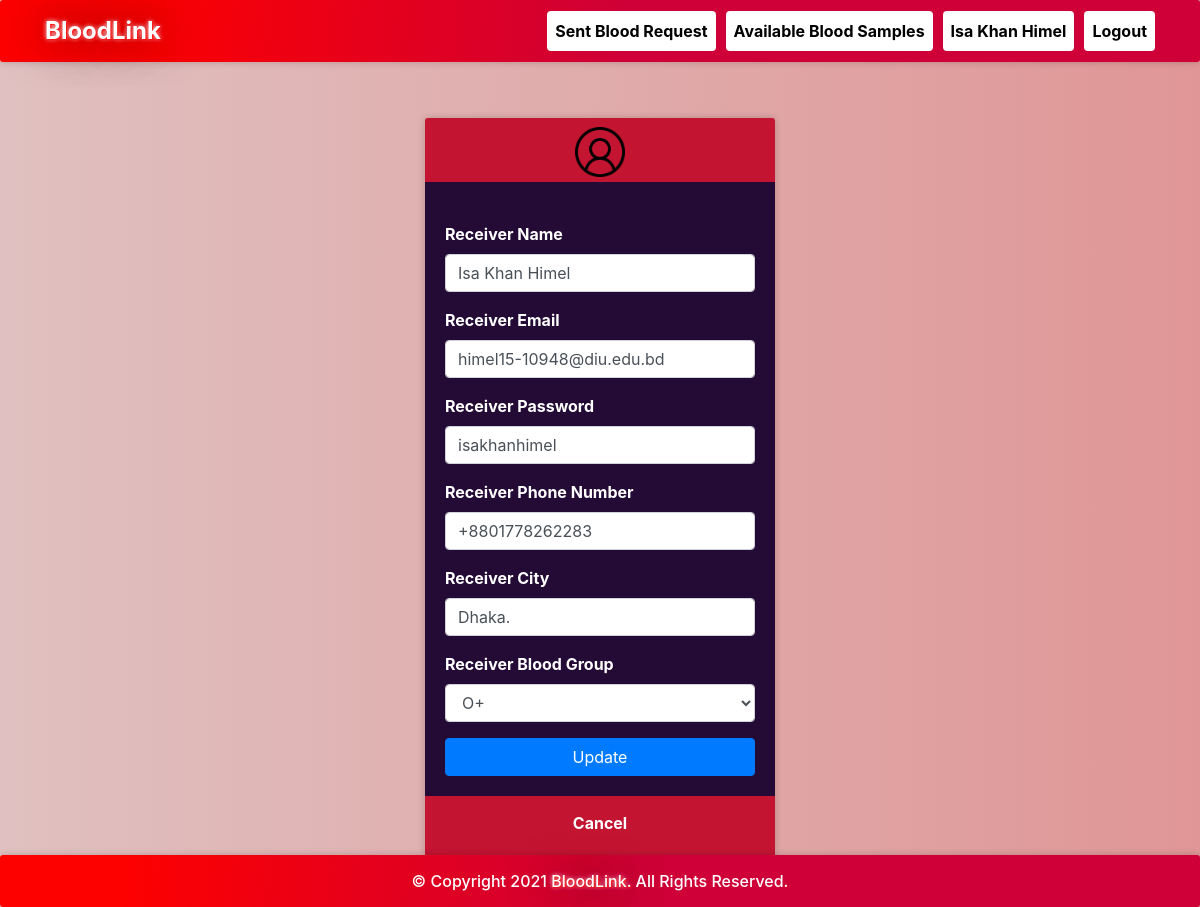
The app's page /rprofile.php (signed in) with its own data.
### tables this page shows
CREATE TABLE `receivers` (
  `id` int(11) NOT NULL,
  `rname` varchar(100) NOT NULL,
  `remail` varchar(100) NOT NULL,
  `rpassword` varchar(100) NOT NULL,
  `rphone` varchar(100) NOT NULL,
  `rbg` varchar(10) NOT NULL,
  `rcity` varchar(100) NOT NULL
);

### rprofile.php (the view, shortened to what this page needs)
<?php
require 'file/connection.php';
if(!isset($_SESSION['rid']))
{
  header('location:login.php');
}
else {
	if(isset($_SESSION['rid'])){
		$id=$_SESSION['rid'];
		$sql = "SELECT * FROM receivers WHERE id='$id'";
		$result = mysqli_query($conn, $sql);
		$row = mysqli_fetch_array($result);
	}
}
?>
<!DOCTYPE html>
<html>
<?php require 'head.php';?>
<body>
<?php require 'header.php'; ?>
<div class="container cont">
	<div class="row justify-content-center">
		<div class="col-lg-4 col-md-6 col-sm-8 mb-5">
			<div class="card card_rp">
				<div class="media justify-content-center mt-1">
					<img src="image/user.png" alt="profile" class="rc" width="60" height="60">
				</div>
				<div class="card-body">
				   <form action="file/updateprofile.php" method="post">
					   <label class="font-weight-bold" class="text-muted font-weight-bold">Receiver Name</label>
					<input type="text" name="rname" value="<?php echo $row['rname']; ?>" class="form-control mb-3">
					<label class="font-weight-bold" class="text-muted font-weight-bold">Receiver Email</label>
					<input type="email" name="remail" value="<?php echo $row['remail']; ?>" class="form-control mb-3">
					<label class="font-weight-bold" class="text-muted font-weight-bold">Receiver Password</label>
					<input type="text" name="rpassword" value="<?php echo $row['rpassword']; ?>" class="form-control mb-3">
					<label class="font-weight-bold" class="text-muted font-weight-bold">Receiver Phone Number</label>
					<input type="text" name="rphone" value="<?php echo $row['rphone']; ?>" class="form-control mb-3">
					<label class="font-weight-bold" class="text-muted font-weight-bold">Receiver City</label>
					<input type="text" name="rcity" value="<?php echo $row['rcity']; ?>" class="form-control mb-3">
					<label class="font-weight-bold" class="text-muted font-weight-bold">Receiver Blood Group</label>
					<select class="form-control mb-3" name="bg" required>
						 <option selected><?php echo $row['rbg']; ?></option>
					</select>
					<input type="submit" name="update" class="btn btn-block btn-primary" value="Update">
				   </form>
				</div>
				<a href="index.php" class="text-center tc_rp">Cancel</a><br>
			</div>
		</div>
	</div>
</div>
<?php require 'footer.php'; ?>
</body>
</html>

### head.php (shortened to what this page needs)
<head>
    <link href="css/style.css" rel="stylesheet"/>
    <link href="css/test.css" rel="stylesheet"/>
    <link rel="stylesheet" href="https://cdn.jsdelivr.net/npm/bootstrap@4.6.0/dist/css/bootstrap.min.css">
</head>

### header.php (shortened to what this page needs)
<nav class="navbar navbar-expand-sm nav-color bg sticky-top">
	<div class="container">
		<a class="navbar-brand" href="index.php">BloodLink</a>
          <div class="collapse navbar-collapse" id="collapsibleNavbar">
        <?php if (isset($_SESSION['hid'])) { ?>
		<ul class="navbar-nav ml-auto">
			<li class="nav-item">
				<a class="nav-link btn nr_btn" href="bloodinfo.php">Add blood info</a>
            </li>
            <li class="nav-item">
                <a class="nav-link btn nr_btn" href="bloodrequest.php">Blood Request</a>
            </li>
			<li class="nav-item">
				<a class="nav-link btn nr_btn" href="abs.php">Available Blood Samples</a>
            </li>
            <li class="nav-item">
                <a href="hprofile.php?id=<?php echo $_SESSION['hid']; ?>" class="nav-link btn font-weight-bold"><span><?php echo $_SESSION['hname']; ?></span></a>
            </li>
            <li class="nav-item">
                <a class="nav-link btn lo_font nr_btn" href="logout.php">Logout</a>
            </li>
        </ul>
        <?php } elseif (isset($_SESSION['rid'])) { ?>
        <ul class="navbar-nav ml-auto">
            <li class="nav-item">
                <a class="nav-link btn nr_btn" href="sentrequest.php">Sent Blood Request</a>
            </li>
            <li class="nav-item">
                <a class="nav-link btn nr_btn" href="abs.php">Available Blood Samples</a>
            </li>
            <li class="nav-item">
                <a href="rprofile.php?id=<?php echo $_SESSION['rid']; ?>" class="nav-link btn nr_btn font-weight-bold user_box" href="#"><span><?php echo ' '.$_SESSION['rname']; ?></span></a>
            </li>
            <li class="nav-item">
                <a class="nav-link btn nr_btn lo_font" href="logout.php">Logout</a>
            </li>
        </ul>
        <?php } ?>
       </div>
    </div>
</nav>

### footer.php (shortened to what this page needs)
<footer class="footer text-center">
	© Copyright <span id="demo"></span> <span class="brand">BloodLink. </span> All Rights Reserved.
</footer>

### css/style.css (style rules this page uses)
body { background-image: linear-gradient(to right, rgb(224, 192, 192), rgb(224, 150, 150)); }
.cont { padding-top: 40px; text-align: justify; font-size: 1em; }
.card ,nav, .footer,tr,video { border-radius: 3px; transition: all 200ms ease-out; box-shadow: 0px 0px 7px rgba(0, 0, 0, 0.2); }
.nav-item { margin-left: 10px; }
.navbar-brand { text-shadow: 1px 1px 2px red, 0 0 50px black, 0 0 5px white; font-weight: bold; font-size: 1.5em; }
.brand { text-shadow: 1px 1px 2px red, 0 0 50px black, 0 0 5px white; }
form { padding-top: 20px; }
a:link { text-decoration: none; }
.footer { padding: 14px; width: 100%; bottom: 0; height: auto; position: fixed; color: white; font-weight: 500; background-image: linear-gradient( 94.9deg, rgba(253,0,0,1) 10.3%, rgba(206,0,55,1) 52.2% ); }

### css/test.css (style rules this page uses)
.bg { background-image: linear-gradient( 94.9deg, rgba(253,0,0,1) 10.3%, rgba(206,0,55,1) 52.2% ); color: white; }
.nav-link { background-color: rgb(255, 255, 255); border: none; font-weight: 700; color: black; }
a.navbar-brand { color: white; }
.card-body { background: #240b36; color: white; }
.card { border: none; }
.card_rp { background-color: #c31432; color: white; }
.tc_rp { color: white; padding-top: 15px; font-weight: 700; }
.lo_font { font-weight: 700; }
.rc { padding: 5px; border-style: none; vertical-align: middle; }

### records on screen
receivers: rname "Isa Khan Himel", remail "himel15-10948@diu.edu.bd", rpassword "isakhanhimel", rphone "+8801778262283", rcity "Dhaka.", bg "O+"

### other values on screen
$_SESSION['rname'] "Isa Khan Himel"
